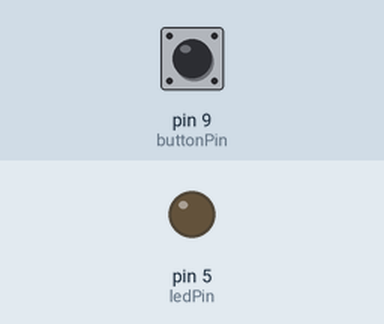
Bench run of a sketch on a simulated Arduino Uno, built with avr-gcc and run on an emulated ATmega328P. Shown: output pins drawn as LEDs (lit = HIGH). Dashed ring = blinking. Inputs (shaded band) come from the test bench; at power-on: pin 9 (buttonPin) HIGH.

Above: at 1.2 s.
1.3 s: pin 9 (buttonPin) pulled LOW for 1 s
At 3.0 s:
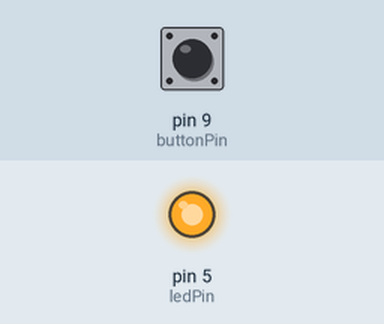
3.8 s: pin 9 (buttonPin) pulled LOW for 0.15 s
At 4.2 s:
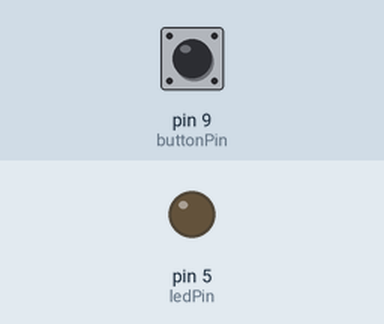
5.4 s: pin 9 (buttonPin) pulled LOW for 3.2 s
At 5.5 s:
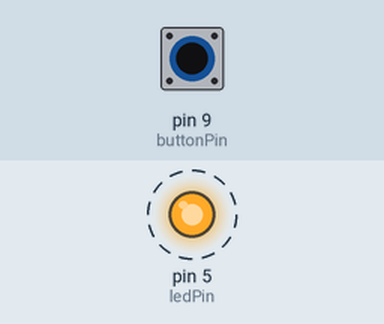
Timing chart, 0 to 9.9 s (numbered marks = the images above; inputs shaded):
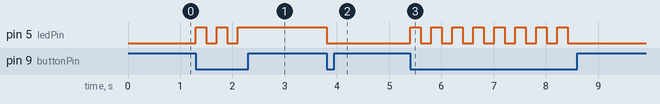

The sketch:

toggle.ino
```cpp
//www.elegoo.com
//2016.12.08

int ledPin = 5;
int buttonPin = 9;

int on = 0;

unsigned long lastTimePressed = millis();
int debounceDelay = 200;

void setup()
{
  Serial.begin(9600);
  pinMode(ledPin, OUTPUT);
  pinMode(buttonPin, INPUT_PULLUP);
  digitalWrite(ledPin, LOW);
}

void loop()
{
  // if it's past the alotted debounce time
  if (millis() - lastTimePressed > debounceDelay) {
    // do stuff
    if (digitalRead(buttonPin) == LOW) {
      // start a new timer
      lastTimePressed = millis();
      on = 1 - on;
      digitalWrite(ledPin, on);
    }
  }
}
```

Measured:
- after the input at 1.3 s, pin 5 (ledPin): alternates HIGH for 0.20 s and LOW for 0.20 s, 5 changes in all, then stays HIGH, starting at once
- after the input at 3.8 s, pin 5 (ledPin): HIGH → LOW at once
- after the input at 5.4 s, pin 5 (ledPin): alternates HIGH for 0.20 s and LOW for 0.20 s, 16 changes in all, then stays LOW, starting at once
